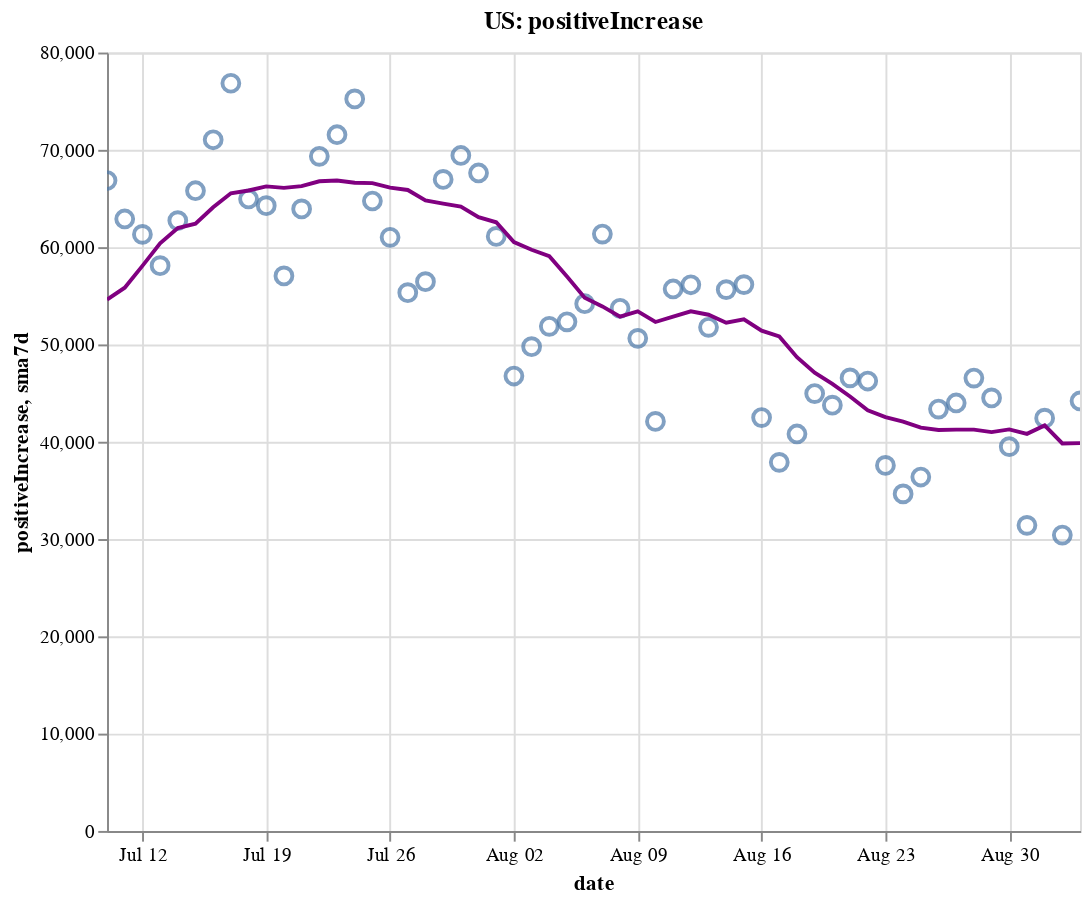

Notebook cell for this chart:
### Code cell
create_plot(us, 'positiveIncrease')

### Figure 1 — Vega-Lite specification as saved in the notebook (floating-point values rounded to 4 significant figures)
{"config": {"view": {"continuousWidth": 400, "continuousHeight": 300}}, "layer": [{"layer": [{"mark": {"type": "point", "size": 75}, "encoding": {"tooltip": [{"type": "temporal", "field": "date"}, {"type": "quantitative", "field": "positiveIncrease"}, {"type": "quantitative", "field": "sma7d"}], "x": {"type": "temporal", "field": "date"}, "y": {"type": "quantitative", "field": "positiveIncrease"}}, "selection": {"selector002": {"type": "interval", "bind": "scales", "encodings": ["x", "y"]}}}, {"mark": {"type": "line", "color": "purple"}, "encoding": {"x": {"type": "temporal", "field": "date"}, "y": {"type": "quantitative", "field": "sma7d"}}}]}, {"mark": {"type": "rule", "color": "#aaa"}, "encoding": {"x": {"type": "temporal", "field": "date"}}, "transform": [{"filter": {"selection": "selector001"}}]}, {"mark": "circle", "encoding": {"opacity": {"condition": {"value": 1, "selection": "selector001"}, "value": 0}, "tooltip": [{"type": "temporal", "field": "date"}, {"type": "quantitative", "field": "positiveIncrease"}, {"type": "quantitative", "field": "sma7d"}], "x": {"type": "temporal", "field": "date"}, "y": {"type": "quantitative", "field": "positiveIncrease"}}, "selection": {"selector001": {"type": "single", "encodings": ["x"], "on": "mouseover", "nearest": true, "empty": "none"}}}, {"mark": {"type": "text", "align": "left", "dx": 5, "dy": -5, "stroke": "white", "strokeWidth": 2}, "encoding": {"text": {"type": "quantitative", "field": "positiveIncrease"}, "tooltip": [{"type": "temporal", "field": "date"}, {"type": "quantitative", "field": "positiveIncrease"}, {"type": "quantitative", "field": "sma7d"}], "x": {"type": "temporal", "field": "date"}, "y": {"type": "quantitative", "field": "positiveIncrease"}}, "transform": [{"filter": {"selection": "selector001"}}]}, {"mark": {"type": "text", "align": "left", "dx": 5, "dy": -5}, "encoding": {"text": {"type": "quantitative", "field": "positiveIncrease"}, "tooltip": [{"type": "temporal", "field": "date"}, {"type": "quantitative", "field": "positiveIncrease"}, {"type": "quantitative", "field": "sma7d"}], "x": {"type": "temporal", "field": "date"}, "y": {"type": "quantitative", "field": "positiveIncrease"}}, "transform": [{"filter": {"selection": "selector001"}}]}], "data": {"name": "data-bdd3341c8d49a8ab2d557363fc73ff6e"}, "height": 400, "title": "US: positiveIncrease", "width": 500, "$schema": "https://vega.github.io/schema/vega-lite/v4.8.1.json", "datasets": {"data-bdd3341c8d49a8ab2d557363fc73ff6e": [{"date": "2020-07-10T00:00:00", "totalTestResultsIncrease": 814900.0, "positiveIncrease": 66850.0, "death": 126300.0, "deathIncrease": 854.0, "positiveRate": 0.082, "state": "US", "sma7d": 54610.0}, {"date": "2020-07-11T00:00:00", "totalTestResultsIncrease": 707800.0, "positiveIncrease": 62900.0, "death": 127000.0, "deathIncrease": 757.0, "positiveRate": 0.089, "state": "US", "sma7d": 55830.0}, {"date": "2020-07-12T00:00:00", "totalTestResultsIncrease": 769400.0, "positiveIncrease": 61310.0, "death": 127500.0, "deathIncrease": 476.0, "positiveRate": 0.08, "state": "US", "sma7d": 58080.0}, {"date": "2020-07-13T00:00:00", "totalTestResultsIncrease": 691900.0, "positiveIncrease": 58100.0, "death": 127800.0, "deathIncrease": 327.0, "positiveRate": 0.084, "state": "US", "sma7d": 60390.0}, {"date": "2020-07-14T00:00:00", "totalTestResultsIncrease": 770000.0, "positiveIncrease": 62730.0, "death": 128600.0, "deathIncrease": 736.0, "positiveRate": 0.081, "state": "US", "sma7d": 61960.0}, {"date": "2020-07-15T00:00:00", "totalTestResultsIncrease": 773200.0, "positiveIncrease": 65800.0, "death": 129400.0, "deathIncrease": 858.0, "positiveRate": 0.085, "state": "US", "sma7d": 62400.0}, {"date": "2020-07-16T00:00:00", "totalTestResultsIncrease": 832400.0, "positiveIncrease": 71040.0, "death": 130400.0, "deathIncrease": 947.0, "positiveRate": 0.085, "state": "US", "sma7d": 64100.0}, {"date": "2020-07-17T00:00:00", "totalTestResultsIncrease": 839300.0, "positiveIncrease": 76840.0, "death": 131300.0, "deathIncrease": 951.0, "positiveRate": 0.092, "state": "US", "sma7d": 65530.0}, {"date": "2020-07-18T00:00:00", "totalTestResultsIncrease": 763600.0, "positiveIncrease": 64950.0, "death": 132200.0, "deathIncrease": 872.0, "positiveRate": 0.085, "state": "US", "sma7d": 65820.0}, {"date": "2020-07-19T00:00:00", "totalTestResultsIncrease": 786700.0, "positiveIncrease": 64260.0, "death": 132700.0, "deathIncrease": 527.0, "positiveRate": 0.082, "state": "US", "sma7d": 66240.0}, {"date": "2020-07-20T00:00:00", "totalTestResultsIncrease": 712400.0, "positiveIncrease": 57040.0, "death": 133100.0, "deathIncrease": 363.0, "positiveRate": 0.08, "state": "US", "sma7d": 66090.0}, {"date": "2020-07-21T00:00:00", "totalTestResultsIncrease": 754900.0, "positiveIncrease": 63930.0, "death": 134100.0, "deathIncrease": 1038.0, "positiveRate": 0.085, "state": "US", "sma7d": 66270.0}, {"date": "2020-07-22T00:00:00", "totalTestResultsIncrease": 801600.0, "positiveIncrease": 69330.0, "death": 135300.0, "deathIncrease": 1171.0, "positiveRate": 0.086, "state": "US", "sma7d": 66770.0}, {"date": "2020-07-23T00:00:00", "totalTestResultsIncrease": 845900.0, "positiveIncrease": 71550.0, "death": 136300.0, "deathIncrease": 1055.0, "positiveRate": 0.085, "state": "US", "sma7d": 66840.0}, {"date": "2020-07-24T00:00:00", "totalTestResultsIncrease": 933600.0, "positiveIncrease": 75240.0, "death": 137500.0, "deathIncrease": 1176.0, "positiveRate": 0.081, "state": "US", "sma7d": 66610.0}, {"date": "2020-07-25T00:00:00", "totalTestResultsIncrease": 791000.0, "positiveIncrease": 64740.0, "death": 138500.0, "deathIncrease": 1023.0, "positiveRate": 0.082, "state": "US", "sma7d": 66580.0}, {"date": "2020-07-26T00:00:00", "totalTestResultsIncrease": 851100.0, "positiveIncrease": 61010.0, "death": 139100.0, "deathIncrease": 559.0, "positiveRate": 0.072, "state": "US", "sma7d": 66120.0}, {"date": "2020-07-27T00:00:00", "totalTestResultsIncrease": 762700.0, "positiveIncrease": 55320.0, "death": 140200.0, "deathIncrease": 1059.0, "positiveRate": 0.073, "state": "US", "sma7d": 65870.0}, {"date": "2020-07-28T00:00:00", "totalTestResultsIncrease": 738100.0, "positiveIncrease": 56450.0, "death": 141300.0, "deathIncrease": 1122.0, "positiveRate": 0.076, "state": "US", "sma7d": 64810.0}, {"date": "2020-07-29T00:00:00", "totalTestResultsIncrease": 864500.0, "positiveIncrease": 66960.0, "death": 142800.0, "deathIncrease": 1492.0, "positiveRate": 0.077, "state": "US", "sma7d": 64470.0}, {"date": "2020-07-30T00:00:00", "totalTestResultsIncrease": 814700.0, "positiveIncrease": 69420.0, "death": 144000.0, "deathIncrease": 1259.0, "positiveRate": 0.085, "state": "US", "sma7d": 64160.0}, {"date": "2020-07-31T00:00:00", "totalTestResultsIncrease": 731900.0, "positiveIncrease": 67620.0, "death": 145400.0, "deathIncrease": 1312.0, "positiveRate": 0.092, "state": "US", "sma7d": 63080.0}, {"date": "2020-08-01T00:00:00", "totalTestResultsIncrease": 745700.0, "positiveIncrease": 61100.0, "death": 146500.0, "deathIncrease": 1190.0, "positiveRate": 0.082, "state": "US", "sma7d": 62560.0}, {"date": "2020-08-02T00:00:00", "totalTestResultsIncrease": 699500.0, "positiveIncrease": 46760.0, "death": 147000.0, "deathIncrease": 498.0, "positiveRate": 0.067, "state": "US", "sma7d": 60520.0}, {"date": "2020-08-03T00:00:00", "totalTestResultsIncrease": 745100.0, "positiveIncrease": 49770.0, "death": 147600.0, "deathIncrease": 519.0, "positiveRate": 0.067, "state": "US", "sma7d": 59730.0}, {"date": "2020-08-04T00:00:00", "totalTestResultsIncrease": 717100.0, "positiveIncrease": 51860.0, "death": 148800.0, "deathIncrease": 1255.0, "positiveRate": 0.072, "state": "US", "sma7d": 59070.0}, {"date": "2020-08-05T00:00:00", "totalTestResultsIncrease": 699600.0, "positiveIncrease": 52330.0, "death": 150200.0, "deathIncrease": 1346.0, "positiveRate": 0.075, "state": "US", "sma7d": 56980.0}, {"date": "2020-08-06T00:00:00", "totalTestResultsIncrease": 766600.0, "positiveIncrease": 54180.0, "death": 151400.0, "deathIncrease": 1251.0, "positiveRate": 0.071, "state": "US", "sma7d": 54800.0}, {"date": "2020-08-07T00:00:00", "totalTestResultsIncrease": 785400.0, "positiveIncrease": 61350.0, "death": 152700.0, "deathIncrease": 1333.0, "positiveRate": 0.078, "state": "US", "sma7d": 53910.0}, {"date": "2020-08-08T00:00:00", "totalTestResultsIncrease": 683400.0, "positiveIncrease": 53710.0, "death": 153800.0, "deathIncrease": 1089.0, "positiveRate": 0.079, "state": "US", "sma7d": 52850.0}, {"date": "2020-08-09T00:00:00", "totalTestResultsIncrease": 724000.0, "positiveIncrease": 50620.0, "death": 154400.0, "deathIncrease": 616.0, "positiveRate": 0.07, "state": "US", "sma7d": 53400.0}, {"date": "2020-08-10T00:00:00", "totalTestResultsIncrease": 740900.0, "positiveIncrease": 42090.0, "death": 154900.0, "deathIncrease": 426.0, "positiveRate": 0.057, "state": "US", "sma7d": 52310.0}, {"date": "2020-08-11T00:00:00", "totalTestResultsIncrease": 760000.0, "positiveIncrease": 55700.0, "death": 156200.0, "deathIncrease": 1326.0, "positiveRate": 0.073, "state": "US", "sma7d": 52860.0}, {"date": "2020-08-12T00:00:00", "totalTestResultsIncrease": 500200.0, "positiveIncrease": 56130.0, "death": 157700.0, "deathIncrease": 1517.0, "positiveRate": 0.112, "state": "US", "sma7d": 53400.0}, {"date": "2020-08-13T00:00:00", "totalTestResultsIncrease": 900300.0, "positiveIncrease": 51760.0, "death": 158900.0, "deathIncrease": 1163.0, "positiveRate": 0.057, "state": "US", "sma7d": 53050.0}, {"date": "2020-08-14T00:00:00", "totalTestResultsIncrease": 862300.0, "positiveIncrease": 55640.0, "death": 160100.0, "deathIncrease": 1216.0, "positiveRate": 0.065, "state": "US", "sma7d": 52240.0}, {"date": "2020-08-15T00:00:00", "totalTestResultsIncrease": 756700.0, "positiveIncrease": 56150.0, "death": 161300.0, "deathIncrease": 1219.0, "positiveRate": 0.074, "state": "US", "sma7d": 52580.0}, {"date": "2020-08-16T00:00:00", "totalTestResultsIncrease": 790400.0, "positiveIncrease": 42490.0, "death": 161900.0, "deathIncrease": 619.0, "positiveRate": 0.054, "state": "US", "sma7d": 51420.0}, {"date": "2020-08-17T00:00:00", "totalTestResultsIncrease": 670100.0, "positiveIncrease": 37880.0, "death": 162300.0, "deathIncrease": 407.0, "positiveRate": 0.057, "state": "US", "sma7d": 50820.0}, {"date": "2020-08-18T00:00:00", "totalTestResultsIncrease": 663600.0, "positiveIncrease": 40800.0, "death": 163500.0, "deathIncrease": 1196.0, "positiveRate": 0.061, "state": "US", "sma7d": 48690.0}, {"date": "2020-08-19T00:00:00", "totalTestResultsIncrease": 674000.0, "positiveIncrease": 44950.0, "death": 165000.0, "deathIncrease": 1420.0, "positiveRate": 0.067, "state": "US", "sma7d": 47090.0}, {"date": "2020-08-20T00:00:00", "totalTestResultsIncrease": 703300.0, "positiveIncrease": 43760.0, "death": 166100.0, "deathIncrease": 1134.0, "positiveRate": 0.062, "state": "US", "sma7d": 45950.0}, {"date": "2020-08-21T00:00:00", "totalTestResultsIncrease": 759100.0, "positiveIncrease": 46560.0, "death": 167200.0, "deathIncrease": 1123.0, "positiveRate": 0.061, "state": "US", "sma7d": 44660.0}, {"date": "2020-08-22T00:00:00", "totalTestResultsIncrease": 773800.0, "positiveIncrease": 46240.0, "death": 168200.0, "deathIncrease": 1029.0, "positiveRate": 0.06, "state": "US", "sma7d": 43240.0}, {"date": "2020-08-23T00:00:00", "totalTestResultsIncrease": 629500.0, "positiveIncrease": 37570.0, "death": 168800.0, "deathIncrease": 572.0, "positiveRate": 0.06, "state": "US", "sma7d": 42540.0}, {"date": "2020-08-24T00:00:00", "totalTestResultsIncrease": 692200.0, "positiveIncrease": 34640.0, "death": 169200.0, "deathIncrease": 343.0, "positiveRate": 0.05, "state": "US", "sma7d": 42070.0}, {"date": "2020-08-25T00:00:00", "totalTestResultsIncrease": 645600.0, "positiveIncrease": 36370.0, "death": 170300.0, "deathIncrease": 1147.0, "positiveRate": 0.056, "state": "US", "sma7d": 41440.0}, {"date": "2020-08-26T00:00:00", "totalTestResultsIncrease": 655000.0, "positiveIncrease": 43360.0, "death": 171600.0, "deathIncrease": 1298.0, "positiveRate": 0.066, "state": "US", "sma7d": 41210.0}, {"date": "2020-08-27T00:00:00", "totalTestResultsIncrease": 751900.0, "positiveIncrease": 43980.0, "death": 172700.0, "deathIncrease": 1129.0, "positiveRate": 0.058, "state": "US", "sma7d": 41250.0}, {"date": "2020-08-28T00:00:00", "totalTestResultsIncrease": 783200.0, "positiveIncrease": 46550.0, "death": 173800.0, "deathIncrease": 1023.0, "positiveRate": 0.059, "state": "US", "sma7d": 41240.0}, {"date": "2020-08-29T00:00:00", "totalTestResultsIncrease": 775600.0, "positiveIncrease": 44500.0, "death": 174800.0, "deathIncrease": 1015.0, "positiveRate": 0.057, "state": "US", "sma7d": 41000.0}, {"date": "2020-08-30T00:00:00", "totalTestResultsIncrease": 746500.0, "positiveIncrease": 39500.0, "death": 175200.0, "deathIncrease": 475.0, "positiveRate": 0.053, "state": "US", "sma7d": 41270.0}, {"date": "2020-08-31T00:00:00", "totalTestResultsIncrease": 685600.0, "positiveIncrease": 31410.0, "death": 175600.0, "deathIncrease": 366.0, "positiveRate": 0.046, "state": "US", "sma7d": 40810.0}, {"date": "2020-09-01T00:00:00", "totalTestResultsIncrease": 704300.0, "positiveIncrease": 42420.0, "death": 176600.0, "deathIncrease": 1027.0, "positiveRate": 0.06, "state": "US", "sma7d": 41670.0}, {"date": "2020-09-02T00:00:00", "totalTestResultsIncrease": 649400.0, "positiveIncrease": 30410.0, "death": 177700.0, "deathIncrease": 1032.0, "positiveRate": 0.047, "state": "US", "sma7d": 39820.0}, {"date": "2020-09-03T00:00:00", "totalTestResultsIncrease": 733100.0, "positiveIncrease": 44190.0, "death": 178700.0, "deathIncrease": 1072.0, "positiveRate": 0.06, "state": "US", "sma7d": 39850.0}]}}
